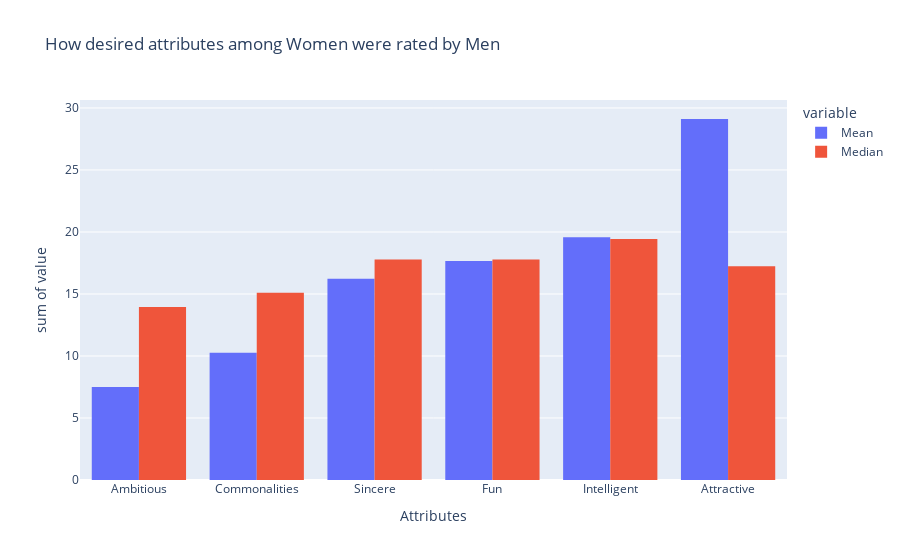

Write notebook code for a chart like this one.
### Code cell
px.histogram(data_male_scale_trim_stat, x='Attributes', y=['Mean', 'Median'], barmode='group', title='How desired attributes among Women were rated by Men')

### Figure 1 — Plotly figure (JSON) as saved in the notebook; plotly's stock layout.template omitted (floating-point values rounded to 4 significant figures)
{"data": [{"alignmentgroup": "True", "bingroup": "x", "histfunc": "sum", "hovertemplate": "variable=Mean<br>Attributes=%{x}<br>sum of value=%{y}<extra></extra>", "legendgroup": "Mean", "marker": {"color": "#636efa", "pattern": {"shape": ""}}, "name": "Mean", "offsetgroup": "Mean", "orientation": "v", "showlegend": true, "type": "histogram", "x": ["Ambitious", "Commonalities", "Sincere", "Fun", "Intelligent", "Attractive"], "xaxis": "x", "y": [7.499, 10.26, 16.23, 17.66, 19.56, 29.11], "yaxis": "y"}, {"alignmentgroup": "True", "bingroup": "x", "histfunc": "sum", "hovertemplate": "variable=Median<br>Attributes=%{x}<br>sum of value=%{y}<extra></extra>", "legendgroup": "Median", "marker": {"color": "#EF553B", "pattern": {"shape": ""}}, "name": "Median", "offsetgroup": "Median", "orientation": "v", "showlegend": true, "type": "histogram", "x": ["Ambitious", "Commonalities", "Sincere", "Fun", "Intelligent", "Attractive"], "xaxis": "x", "y": [13.95, 15.09, 17.78, 17.78, 19.44, 17.24], "yaxis": "y"}], "layout": {"barmode": "group", "legend": {"title": {"text": "variable"}, "tracegroupgap": 0}, "title": {"text": "How desired attributes among Women were rated by Men"}, "xaxis": {"anchor": "y", "domain": [0, 1], "title": {"text": "Attributes"}}, "yaxis": {"anchor": "x", "domain": [0, 1], "title": {"text": "sum of value"}}}}
